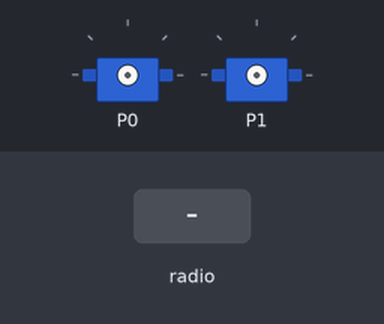
This program was run on a simulated BBC micro:bit (MakeCode). Parts: 2 × servo. Inputs (shaded band) come from the test bench.

Above: at 1.2 s.
1.3 s: radio message "1" arrives
2.8 s: radio message "2" arrives
At 3.4 s:
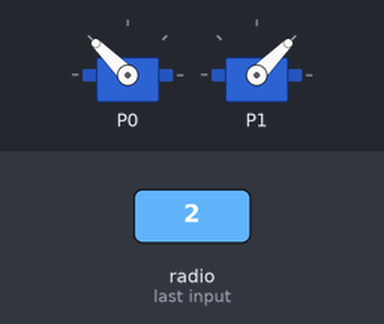
4.3 s: radio message "0" arrives
At 5.7 s:
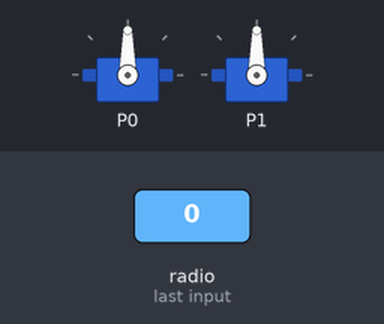
Timing chart, 0 to 7.3 s (numbered marks = the images above; inputs shaded):
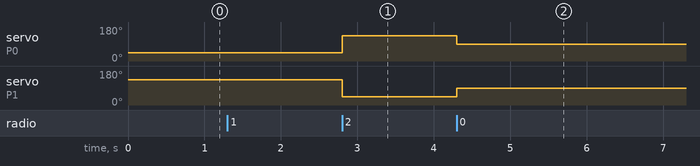

The program:

main.ts
```typescript
radio.onReceivedNumber(function (receivedNumber) {
    if (receivedNumber == 1) {
        pins.servoWritePin(AnalogPin.P0, 45)
        pins.servoWritePin(AnalogPin.P1, 135)
    } else if (receivedNumber == 2) {
        pins.servoWritePin(AnalogPin.P0, 135)
        pins.servoWritePin(AnalogPin.P1, 45)
    } else if (receivedNumber == 0) {
        pins.servoWritePin(AnalogPin.P0, 90)
        pins.servoWritePin(AnalogPin.P1, 90)
    }
})
radio.setGroup(1)
```

test.ts
```typescript
// テストはここに来ます。このパッケージが拡張機能として使用されるときにはコンパイルされません。
```

Measured:
- after the input at 2.8 s, servo on P0: 45° → 135° at once; servo on P1: 135° → 45° at once
- after the input at 4.3 s, servo on P0: 135° → 90° at once; servo on P1: 45° → 90° at once
